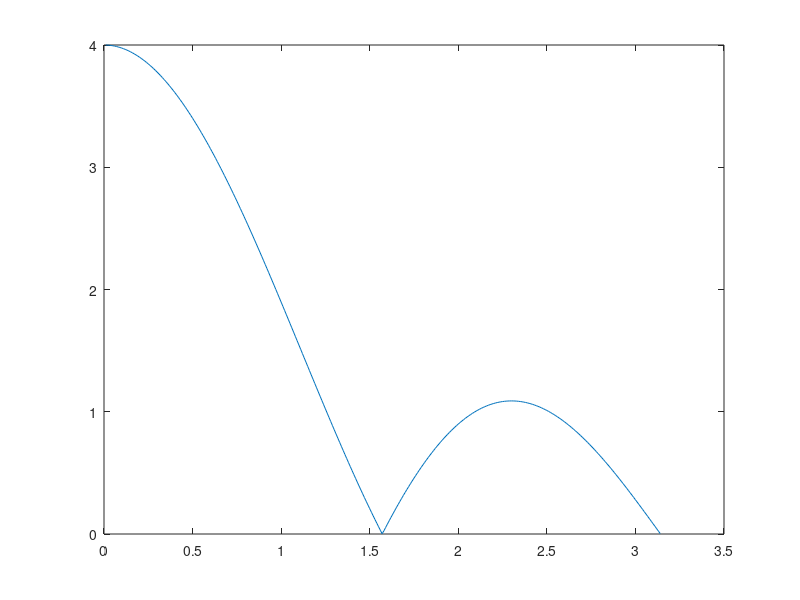
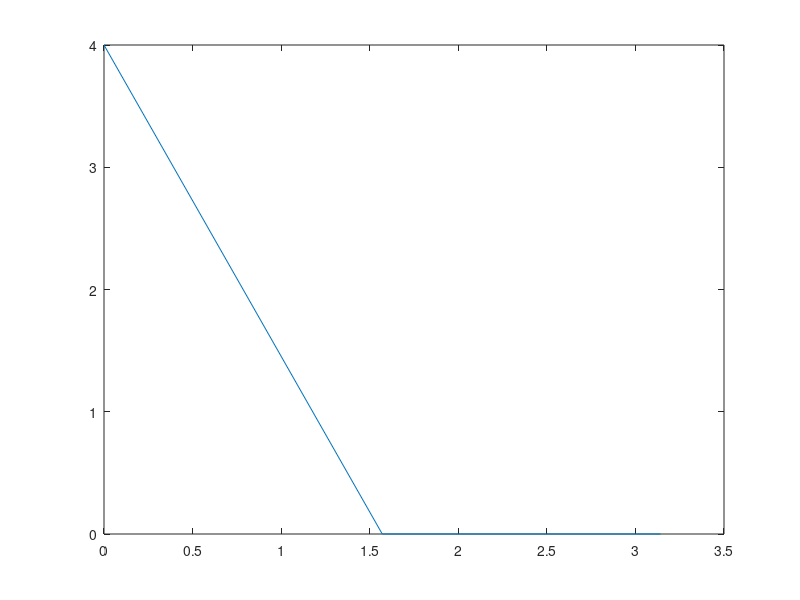
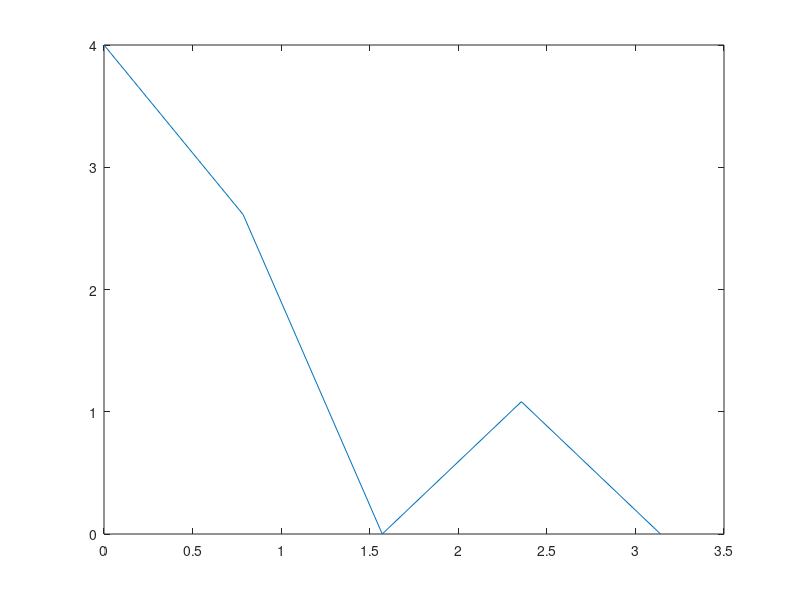
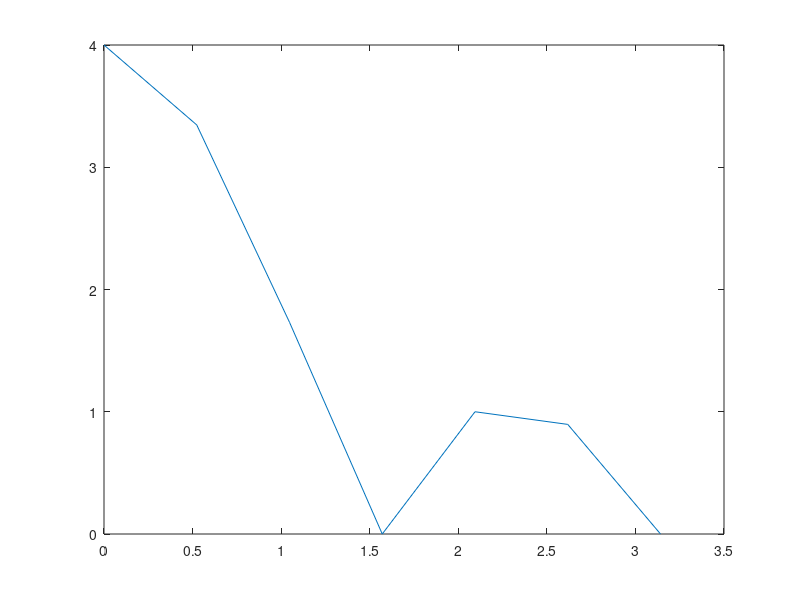

These charts were generated, in order, by the following MATLAB code:
function ss5()
fignum = 1;

%% %%%% P1 (optional)

x = [1, 2, -1, -2, 3, -3, 4, 0, 0];
y = [2, -2, 3, -3, 4, -4, 1, 1, 1];


%%%%%%%%%%%%%%%%%%%%%%
%% %%%% Problem 2

% %% part A
omega = 0.01:0.01:pi;
% find x[k]'s discrete fourier transform analyticaly.



% Part b
x1 = [ 1, 1, 1, 1 ];
X1_analytic = (1 - exp(-1i*4*omega)) ./ (1-exp(-1i*omega));

figure(fignum);
fignum = fignum + 1;
plot(omega, abs(X1_analytic));

fignum = P2(x1,fignum);


% Part c
x2 = ones(1,12);
X2_analytic = (1 - exp(-1i*length(x2)*omega)) ./ (1-exp(-1i*omega));

figure(fignum);
fignum = fignum + 1;
plot(omega, abs(X2_analytic));
title('X2 Analytic');

fignum = P2(x2,fignum);

% Part d
x3 = [1,2,3,4,5,4,3,2,1];
fignum = P2(x3, fignum);

%%%%%%%%%%%%%%%%%%%%%%%%%%
%% %%%% Problem 3

% (a) Ts=0.1
% XXX: adjust for Ts=0.01 for (b).
Ts = 0.1;
t0 = -2:Ts:-Ts;
t1=-1:Ts:-Ts;
t2=0:Ts:2;
t3=0:Ts:1;

xs = cell(4,1);
xs{1} = [t1+1 1-0.5*t2];
xs{2} = [ones(1,11) -1*ones(1,2)];
xs{3} = [2*t1+2 2-2*t3];
xs{4} = [ones(1,21) -1*ones(1,20)];

Ns = cell(size(xs));
Xs = cell(size(xs));
ks = cell(size(xs));
ws = cell(size(xs));

figure(fignum);
fignum = fignum + 1;
for i = 1:length(xs);
    Ns{i} = length(xs{i});
    Xs{i} = Ts*fft(xs{i}, Ns{i});
    ks{i} = 0:1:Ns{i}/2-1;
    length(Xs{i})
    ws{i} = (2*pi*ks{i}/Ns{i})/Ts;

    subplot(2,2,i);

    plot(ws{i},abs(Xs{i}(1:floor(Ns{i}/2))));
end


w = 0.1:0.1:30;
Xs{1} = 1./(1i.*w).*( exp(1i.*(w./2)).*sinc(w./(2*pi)) ...
    - exp(-1i.*w).*sinc(w./pi) );
%X2 = int(exp(-jwt),t,-1,0) + int((-1)*exp(-jwt),t,0,2) =
Xs{2} = -1./(1i.*w).*(1-exp(1i.*w)) ...
    + 1./(1i.*w).*(exp(-2i.*w)-1);
% % only need derivation for the following 2
Xs{3} = 2.*sinc(w./(2*pi)).^2;
Xs{4} = 4i.*w.*sinc(w./pi).^2;

figure(fignum);
fignum = fignum + 1;
for i = 1:length(xs);
    subplot(2,2,i);
    plot(w,Xs{i});
end



figure(fignum);
fignum = fignum + 1;
for i = 1:length(xs);
    subplot(2,2,i);
    k = 0:1:Ns{i} - 1;
    stem(k,xs{i});
    
end

% plot ffts and analiticals to compare. You don't need to plot
% iffts

% One other thing you can do if you want: you can do ifft for all 4
% and see if they match.
end

function fignum = P2(x, fignum)
    % %% part B
    Ns = [4, 8, 12, 16, 24, 32];

    Xs = cell(size(Ns));
    Oms = cell(size(Ns));
    for i = 1:length(Ns);
        Xs{i} = fft(x,Ns(i));
        Oms{i}= ( 0:1:Ns(i)/2 )*pi/(Ns(i)/2);
    end

    for i = 1:length(Xs);
        figure(fignum);
        fignum = fignum + 1;
        aX = abs(Xs{i});
        plot(Oms{i}, aX(1:Ns(i)/2+1));
    end

    xi = cell(size(Ns));
    for i = 1:length(Xs);
        xi{i} = ifft(Xs{i}, Ns(i));
    end

    for i = 1:length(xi);
        figure(fignum);
        fignum = fignum + 1;
        stem(xi{i});
        title(sprintf('ifft N=%d',Ns(i)));
    end
end
% EC to person who tells me what the spectrum of the signal
% in part D is.
% Just by looking at these numbers.
% 

